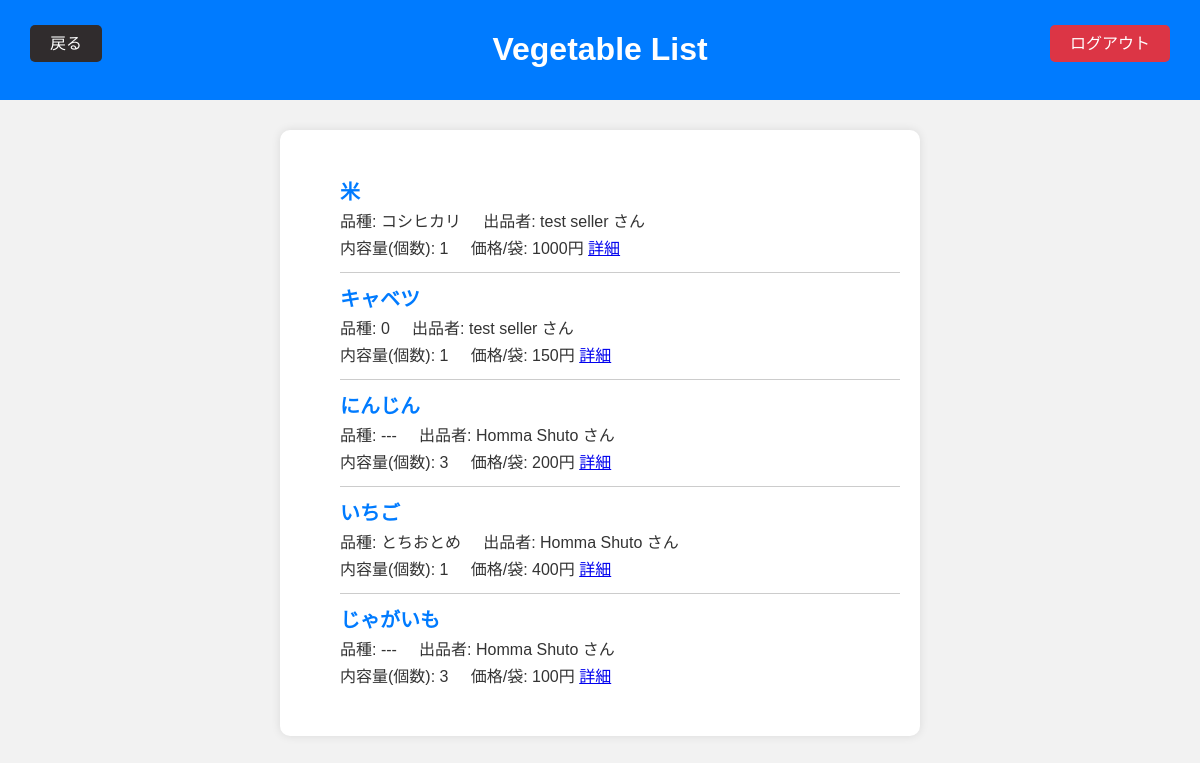
Before: /buyer/vegetable_list/ with the older database file.
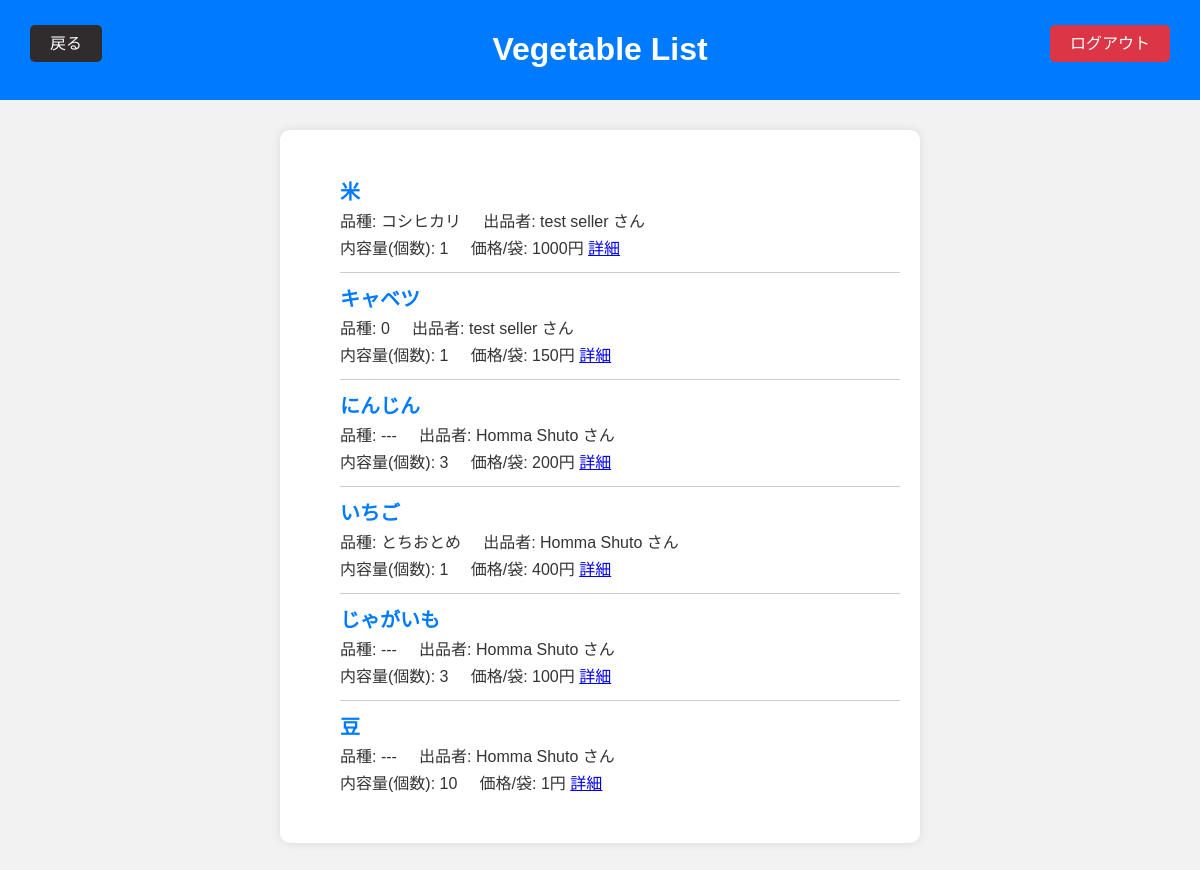
After: the same page with the newer database file.
### seller/models.py (models this page shows, shortened)
class Vegetable(models.Model):
    seller = models.ForeignKey(Seller, on_delete=models.CASCADE, related_name='vegetable')      # 出品者
    item_name = models.CharField(max_length=100)                                                # 品目名
    item_type = models.CharField(max_length=100, default='---')                                 # 品種名
    price = models.DecimalField(max_digits=100, decimal_places=2, default=0)                    # 単価
    content_quantity = models.PositiveIntegerField(default=1)                                   # まとまりの内容個数
    content_price = models.DecimalField(max_digits=100, decimal_places=2, default=0)            # まとまりの価格
    total_quantity = models.PositiveIntegerField(default=0)                                     # まとまりの総数

class Seller(models.Model):
    user = models.OneToOneField(User, on_delete=models.CASCADE, related_name='seller')
    address = models.CharField(max_length=200)

### accounts/models.py (models this page shows, shortened)
class User(AbstractBaseUser, PermissionsMixin):
    account_id = models.CharField(
        verbose_name=_("account_id"),
        unique=True,
        max_length=10
    )
    email = models.EmailField(
        verbose_name=_("email"),
        unique=True
    )
    first_name = models.CharField(
        verbose_name=_("first_name"),
        max_length=150,
        null=True,
        blank=False
    )
    last_name = models.CharField(
        verbose_name=_("last_name"),
        max_length=150,
        null=True,
        blank=False
    )
    birth_date = models.DateField(
        verbose_name=_("birth_date"),
        blank=True,
        null=True
    )
    is_superuser = models.BooleanField(
        verbose_name=_("is_superuer"),
        default=False
    )
    is_staff = models.BooleanField(
        verbose_name=_('staff status'),
        default=False,
    )
    is_seller = models.BooleanField(
        verbose_name=_('is_seller'),
        default=False,
    )
    is_active = models.BooleanField(
        verbose_name=_('active'),
        default=True,
    )
    created_at = models.DateTimeField(
        verbose_name=_("created_at"),
        auto_now_add=True
    )
    updated_at = models.DateTimeField(
        verbose_name=_("updateded_at"),
        auto_now=True
    )
    address = models.CharField(
        max_length=200,
        blank=True,
        null=True
    )
    profile_picture = models.ImageField(
        upload_to='profile_pics/',
        blank=True,
        null=True
    )
    objects = UserManager()
    USERNAME_FIELD = 'account_id' # ログイン時、ユーザー名の代わりにaccount_idを使用
    REQUIRED_FIELDS = ['email']  # スーパーユーザー作成時にemailも設定する

### buyer/views.py (the view)
# urls.py: path('vegetable_list/', VegetableListView.as_view(), name='vegetable_list'),
class VegetableListView(View):
    def get(self, request):
        vegetables = Vegetable.objects.all()
        return render(request, 'buyer/vegetable_list.html', {'vegetables': vegetables})

### buyer/templates/buyer/vegetable_list.html (shortened to what this page needs)
{% load static %}
<!DOCTYPE html>
<html>
<head>
    <link rel="stylesheet" type="text/css" href="{% static 'buyer/css/vegetable_list.css' %}">
</head>
<body>
    <div class="header">
        <h1>Vegetable List</h1>
    </div>
    <div class="logout-container">
        <a href="{% url 'accounts:logout' %}" class="logout-btn">ログアウト</a>
    </div>
    <div class="product-list">
        <ul>
            {% for vegetable in vegetables %}
            <li class="product">
                <h3>{{ vegetable.item_name }}</h3>
                <p>品種: {{ vegetable.item_type }}&nbsp;&nbsp;&nbsp;&nbsp;&nbsp;出品者: {{ vegetable.seller.user.last_name }} {{ vegetable.seller.user.first_name }} さん</p>
                <p>内容量(個数): {{ vegetable.content_quantity }}&nbsp;&nbsp;&nbsp;&nbsp;&nbsp;価格/袋: {{ vegetable.content_price|floatformat:"0" }}円
                <a href="{% url 'buyer:product_detail' vegetable_id=vegetable.id %}" >詳細</a></p>
            </li>
            {% endfor %}
        </ul>
    </div>
    <div class="back-container">
        <a href="javascript:history.go(-1)" class="back-btn">戻る</a>
    </div>
</body>
</html>

Changed rows visible on the page:
added Vegetable: item_name "豆", item_type "---", seller.user.last_name "Homma", seller.user.first_name "Shuto", content_quantity "10", content_price "1"
